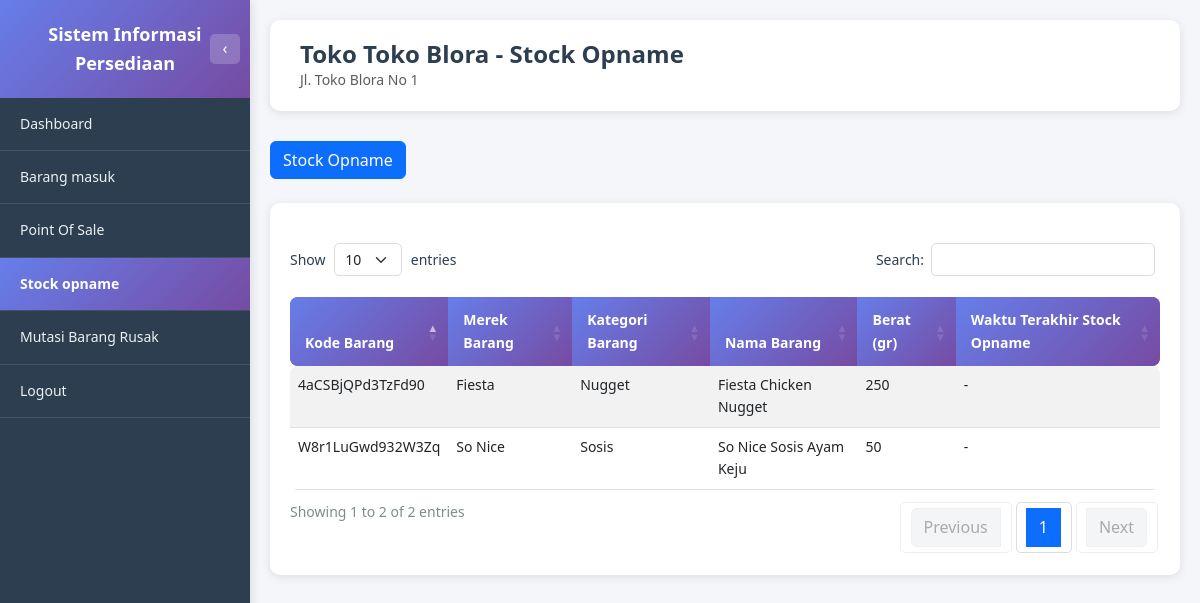
Page /toko/stock_opname.php (signed in) on the committed database.
### tables this page shows
CREATE TABLE USERS (
         ID_USERS               VARCHAR(8) NOT NULL,
         KD_LOKASI              VARCHAR(8),
         NAMA                   VARCHAR(256),
         USERNAME               VARCHAR(256),
         PASSWORD               VARCHAR(256),
         STATUS                 ENUM('AKTIF', 'TIDAK AKTIF'),
         PRIMARY KEY (ID_USERS)
      );

CREATE TABLE MASTER_LOKASI (
         KD_LOKASI            VARCHAR(8) NOT NULL,
         NAMA_LOKASI          VARCHAR(256),
         TYPE_LOKASI          ENUM('gudang', 'toko'),
         ALAMAT_LOKASI        VARCHAR(256),
         MAX_STOCK_TOTAL      INT,
         SATUAN               ENUM('PIECES', 'DUS'),
         STATUS               ENUM('AKTIF', 'TIDAK AKTIF'),
         PRIMARY KEY (KD_LOKASI)
      );

CREATE TABLE STOCK (
         KD_BARANG              VARCHAR(16) NOT NULL,
         KD_LOKASI              VARCHAR(8) NOT NULL,
         UPDATED_BY             VARCHAR(8),
         JUMLAH_BARANG          INT,
         JUMLAH_MIN_STOCK       INT,
         JUMLAH_MAX_STOCK       INT,
         SATUAN                 ENUM('PIECES', 'DUS'),
         LAST_UPDATED           TIMESTAMP DEFAULT CURRENT_TIMESTAMP ON UPDATE CURRENT_TIMESTAMP,
         PRIMARY KEY (KD_BARANG, KD_LOKASI)
      );

CREATE TABLE MASTER_BARANG (
         KD_BARANG                    VARCHAR(16) NOT NULL,
         KD_KATEGORI_BARANG           VARCHAR(8),
         KD_SUPPLIER                  VARCHAR(8),
         KD_MEREK_BARANG              VARCHAR(8),
         NAMA_BARANG                  VARCHAR(256),
         BERAT                        INT,
         AVG_HARGA_BELI_PIECES        DECIMAL(20,2),
         HARGA_JUAL_BARANG_PIECES     DECIMAL(20,2),
         SATUAN_PERDUS                INT,
         GAMBAR_BARANG                VARCHAR(512),
         LAST_UPDATED                 TIMESTAMP DEFAULT CURRENT_TIMESTAMP ON UPDATE CURRENT_TIMESTAMP,
         STATUS                       ENUM('AKTIF', 'TIDAK AKTIF'),
         PRIMARY KEY (KD_BARANG)
      );

### toko/stock_opname.php (the view, shortened to what this page needs)
<?php
require_once '../dbconnect.php';
$user_id = $_SESSION['user_id'];
$query_user = "SELECT u.ID_USERS, u.KD_LOKASI, ml.NAMA_LOKASI
               FROM USERS u
               LEFT JOIN MASTER_LOKASI ml ON u.KD_LOKASI = ml.KD_LOKASI
               WHERE u.ID_USERS = ?";
$stmt_user = $conn->prepare($query_user);
$stmt_user->bind_param("s", $user_id);
$stmt_user->execute();
$result_user = $stmt_user->get_result();
$user_data = $result_user->fetch_assoc();
$kd_lokasi = $user_data['KD_LOKASI'];
$nama_lokasi = $user_data['NAMA_LOKASI'] ?? 'Toko';
$query_alamat = "SELECT ALAMAT_LOKASI FROM MASTER_LOKASI WHERE KD_LOKASI = ?";
$stmt_alamat = $conn->prepare($query_alamat);
$stmt_alamat->bind_param("s", $kd_lokasi);
$stmt_alamat->execute();
$result_alamat = $stmt_alamat->get_result();
$alamat_lokasi = $result_alamat->num_rows > 0 ? $result_alamat->fetch_assoc()['ALAMAT_LOKASI'] : '';
$query_stock = "SELECT
    s.KD_BARANG,
    mb.NAMA_BARANG,
    mb.BERAT,
    COALESCE(mm.NAMA_MEREK, '-') as NAMA_MEREK,
    COALESCE(mk.NAMA_KATEGORI, '-') as NAMA_KATEGORI,
    s.JUMLAH_BARANG as STOCK_SEKARANG,
    s.SATUAN,
    (
        SELECT MAX(so.WAKTU_OPNAME)
        FROM STOCK_OPNAME so
        WHERE so.KD_BARANG = s.KD_BARANG AND so.KD_LOKASI = s.KD_LOKASI
    ) as WAKTU_TERAKHIR_OPNAME
FROM STOCK s
INNER JOIN MASTER_BARANG mb ON s.KD_BARANG = mb.KD_BARANG
LEFT JOIN MASTER_MEREK mm ON mb.KD_MEREK_BARANG = mm.KD_MEREK_BARANG
LEFT JOIN MASTER_KATEGORI_BARANG mk ON mb.KD_KATEGORI_BARANG = mk.KD_KATEGORI_BARANG
WHERE s.KD_LOKASI = ?
ORDER BY s.KD_BARANG ASC";
$stmt_stock = $conn->prepare($query_stock);
$stmt_stock->bind_param("s", $kd_lokasi);
$stmt_stock->execute();
$result_stock = $stmt_stock->get_result();
function formatWaktuTerakhirOpname($waktu) {
    if (empty($waktu) || $waktu == null) {
        return '-';
    }
    $timezone = new DateTimeZone('Asia/Jakarta');
    $date = new DateTime($waktu, $timezone);
    $waktu_formatted = $date->format('d/m/Y H:i') . ' WIB';
    $selisih_text = '';
    return $waktu_formatted . ' (' . $selisih_text . ')';
}
?>
<!DOCTYPE html>
<html lang="id">
<head>
    <link href="https://cdn.jsdelivr.net/npm/bootstrap@5.3.0/dist/css/bootstrap.min.css" rel="stylesheet">
    <link href="https://cdn.datatables.net/1.13.7/css/dataTables.bootstrap5.min.css" rel="stylesheet">
    <link href="https://cdn.jsdelivr.net/npm/sweetalert2@11/dist/sweetalert2.min.css" rel="stylesheet">
    <link href="../assets/css/style.css" rel="stylesheet">
</head>
<body class="dashboard-body">
    <?php include 'includes/sidebar.php'; ?>
    <div class="main-content">
        <div class="page-header">
            <h1 class="page-title">Toko <?php echo htmlspecialchars($nama_lokasi); ?> - Stock Opname</h1>
            <?php if (!empty($alamat_lokasi)): ?>
                <p class="text-muted mb-0"><?php echo htmlspecialchars($alamat_lokasi); ?></p>
            <?php endif; ?>
        </div>
        <div class="mb-4">
            <button class="btn btn-primary" onclick="bukaModalOpname()">
                <i class="bi bi-clipboard-check"></i> Stock Opname
            </button>
        </div>
        <div class="table-section">
            <div class="table-responsive">
                <table id="tableStockOpname" class="table table-custom table-striped table-hover">
                    <thead>
                        <tr>
                            <th>Kode Barang</th>
                            <th>Merek Barang</th>
                            <th>Kategori Barang</th>
                            <th>Nama Barang</th>
                            <th>Berat (gr)</th>
                            <th>Waktu Terakhir Stock Opname</th>
                        </tr>
                    </thead>
                    <tbody>
                        <?php if ($result_stock && $result_stock->num_rows > 0): ?>
                            <?php while ($row = $result_stock->fetch_assoc()): ?>
                                <tr>
                                    <td><?php echo htmlspecialchars($row['KD_BARANG']); ?></td>
                                    <td><?php echo htmlspecialchars($row['NAMA_MEREK']); ?></td>
                                    <td><?php echo htmlspecialchars($row['NAMA_KATEGORI']); ?></td>
                                    <td><?php echo htmlspecialchars($row['NAMA_BARANG']); ?></td>
                                    <td><?php echo number_format($row['BERAT'], 0, ',', '.'); ?></td>
                                    <td><?php echo formatWaktuTerakhirOpname($row['WAKTU_TERAKHIR_OPNAME']); ?></td>
                                </tr>
                            <?php endwhile; ?>
                        <?php else: ?>
                            <tr>
                                <td colspan="6" class="text-center text-muted">Tidak ada data stock</td>
                            </tr>
                        <?php endif; ?>
                    </tbody>
                </table>
            </div>
        </div>
    </div>
</body>
</html>

### assets/css/style.css (style rules this page uses)
* { margin: 0; padding: 0; box-sizing: border-box; }
:root { --font-family-primary: 'Segoe UI', Tahoma, Geneva, Verdana, sans-serif; --font-size-base: 14px; --font-size-small: 12px; --font-size-large: 16px; --font-size-title: 24px; --font-size-heading: 18px; --font-weight-normal: 400; --font-weight-medium: 500; --font-weight-bold: 600; }
body { font-family: var(--font-family-primary); font-size: var(--font-size-base); line-height: 1.6; }
:root { --color-primary: #667eea; --color-primary-dark: #764ba2; --color-primary-gradient: linear-gradient(135deg, #667eea 0%, #764ba2 100%); --color-text-primary: #2c3e50; --color-text-secondary: #7f8c8d; --color-text-muted: #666; --color-text-light: #ecf0f1; --color-bg-primary: #f5f6fa; --color-bg-secondary: #ffffff; --color-bg-dark: #2c3e50; --color-bg-gradient: linear-gradient(135deg, #667eea 0%, #764ba2 100%); --color-border: #ddd; --color-border-light: #ecf0f1; --color-success: #27ae60; --color-warning: #f39c12; --color-danger: #e74c3c; --color-info: #3498db; --shadow-sm: 0 2px 10px rgba(0, 0, 0, 0.1); --shadow-md: 0 4px 15px rgba(0, 0, 0, 0.1); --shadow-lg: 0 10px 40px rgba(0, 0, 0, 0.2); }
body { background: var(--color-bg-gradient); min-height: 100vh; }
body.dashboard-body { background: var(--color-bg-primary); }
.main-content { margin-left: 250px; min-height: 100vh; background: var(--color-bg-primary); padding: 20px; transition: margin-left 0.3s ease; width: calc(100% - 250px); box-sizing: border-box; }
.page-header { background: var(--color-bg-secondary); padding: 20px 30px; border-radius: 10px; margin-bottom: 30px; box-shadow: var(--shadow-sm); }
.page-title { font-size: var(--font-size-title); font-weight: var(--font-weight-bold); color: var(--color-text-primary); margin: 0; }
.table-custom { border-radius: 8px; overflow: hidden; }
.table-custom thead { background: var(--color-primary-gradient); color: white; }
.table-custom thead th { border: none; padding: 12px 15px; font-weight: var(--font-weight-bold); }
.table-custom tbody tr { transition: background-color 0.2s; }
.table-section { background: var(--color-bg-secondary); padding: 20px; border-radius: 10px; margin-bottom: 30px; box-shadow: var(--shadow-sm); width: 100%; box-sizing: border-box; }
.table-section .table-responsive { width: 100%; overflow-x: auto; }
.table-section table { width: 100% !important; table-layout: auto; }
.dataTables_wrapper .table-custom { margin-top: 0; width: 100% !important; }
.dataTables_wrapper .table-custom thead th { background: var(--color-primary-gradient); color: white; border: none; padding: 12px 15px; font-weight: var(--font-weight-bold); }

### rows in the picture
users: KD_LOKASI.NAMA_LOKASI "Toko Blora"
master_lokasi: ALAMAT_LOKASI "Jl. Toko Blora No 1"
stock: KD_BARANG "4aCSBjQPd3TzFd90", NAMA_MEREK "Fiesta", NAMA_KATEGORI "Nugget", KD_BARANG.NAMA_BARANG "Fiesta Chicken Nugget", KD_BARANG.BERAT "250", WAKTU_TERAKHIR_OPNAME "-"
stock: KD_BARANG "W8r1LuGwd932W3Zq", NAMA_MEREK "So Nice", NAMA_KATEGORI "Sosis", KD_BARANG.NAMA_BARANG "So Nice Sosis Ayam Keju", KD_BARANG.BERAT "50", WAKTU_TERAKHIR_OPNAME "-"
